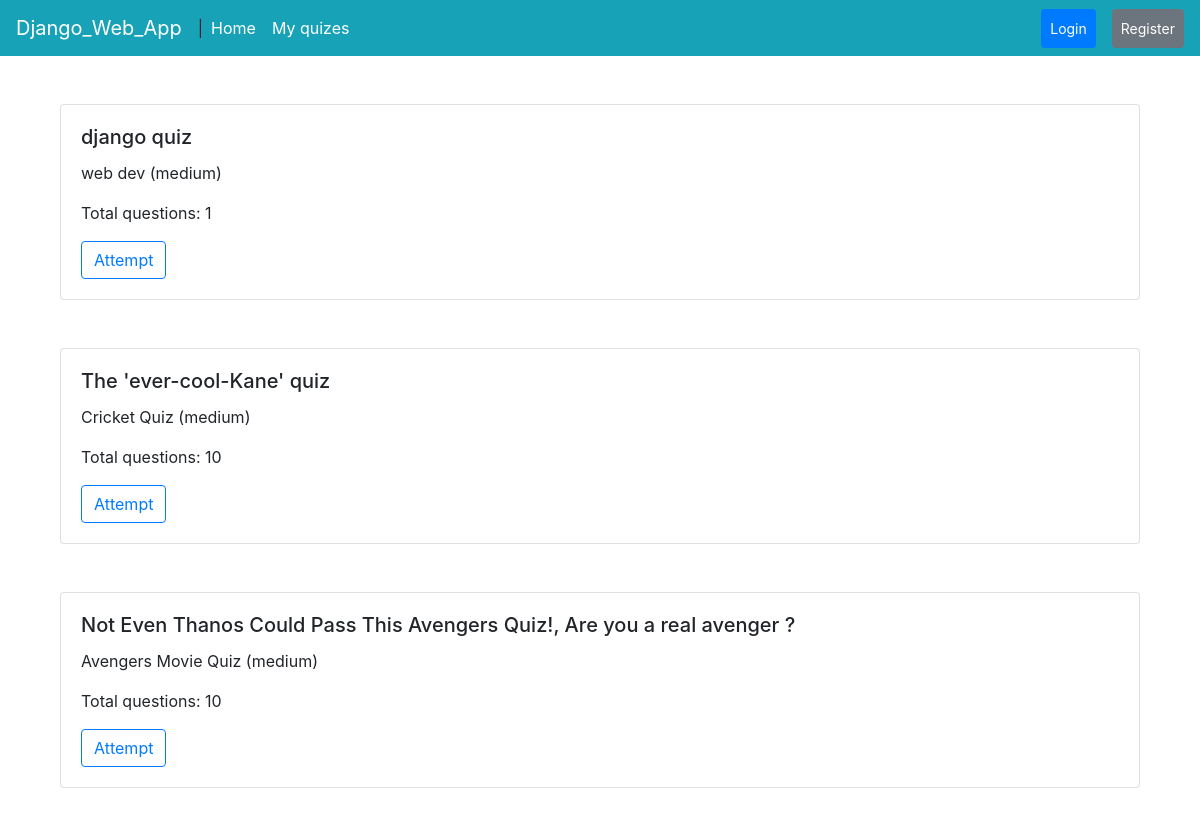
The page / on the database its author committed.
### quiz/models.py (models this page shows, shortened)
class Quiz(models.Model):
	choices={
		('easy', 'easy'),
		('medium', 'medium'),
		('hard', 'hard'),
	}
	title=models.CharField(max_length=100)
	topic=models.CharField(max_length=100)
	date_created=models.DateTimeField(auto_now=True)
	user=models.ForeignKey(User, on_delete=models.CASCADE)
	time=models.IntegerField(help_text='duration of the quiz in mins')
	required_score_to_pass=models.IntegerField(help_text='required score to pass.')
	difficulty=models.CharField(max_length=6, choices=choices)
	def get_question_count(self):
		count = len(self.question_set.all())
		return count
	class Meta:
		verbose_name_plural='quizes'

class Question(models.Model):
	text=models.TextField()
	quiz=models.ForeignKey(Quiz, on_delete=models.CASCADE)

### quiz/views.py (the view)
# urls.py: path('', views.QuizListView.as_view(), name='quiz-home'),
class QuizListView(ListView):
	model = Quiz
	template_name = 'quiz/home.html'
	context_object_name='quizes'
	ordering = ['-date_created']
	paginate_by = 10

### quiz/templates/quiz/home.html
{% extends 'quiz/base.html' %}
{% load crispy_forms_tags %}
{% block content %}
	<div class="container">
		{% for quiz in quizes %}
			<div class="card mt-5 mb-5">
			  <div class="card-body">
			    <h5 class="card-title">{{ quiz.title }}</h5>
			    <p class="card-text">{{ quiz.topic }} ({{ quiz.difficulty }})</p>
			    <p class="card-text">Total questions: {{ quiz.get_question_count }}</p>
			    <a href="{% url 'quiz_attempt' quiz.id %}" class="btn btn-outline-primary">Attempt</a>
			  </div>
			</div>
		{% endfor %}
	</div>
{% endblock content %}

### quiz/templates/quiz/base.html (shortened to what this page needs)
<!doctype html>
<html lang="en">
  <head>
    <link rel="stylesheet" href="https://maxcdn.bootstrapcdn.com/bootstrap/4.0.0/css/bootstrap.min.css">
  </head>
  <body>
      <nav class="navbar navbar-expand-lg navbar-dark bg-info ml-auto mr-auto">
        <a class="navbar-brand" href="#">Django_Web_App</a>
        <span class="nav-item mr-auto ml-auto">|</span>
        <div class="collapse navbar-collapse" id="navbarSupportedContent">
          <ul class="navbar-nav mr-auto">
            <li class="nav-item active">
              <a class="nav-link" href="{% url 'quiz-home' %}">Home <span class="sr-only">(current)</span></a>
            </li>
            <li class="nav-item active">
              <a class="nav-link" href="{% url 'user_quizes' %}">My quizes</a>
            </li>
          </ul>
          <div class="navbar-nav">
              {% if user.is_authenticated %}
                  <a class="btn btn-outline-secondary btn-sm active nav-item nav-link" href="{% url 'quiz_create' %}">create quiz</a>
                  <a class="btn btn-outline-primary btn-sm active nav-item nav-link ml-3" href="{% url 'users_logout' %}">Logout</a>
              {% else %}
                  <a class="btn btn-outline-primary btn-sm active nav-item nav-link" href="{% url 'users_login' %}">Login</a>
                  <a class="btn btn-outline-secondary btn-sm active nav-item nav-link ml-3" href="{% url 'users_register' %}">Register</a>
              {% endif %}
          </div>
        </div>
      </nav>
        <div class="container">
          {% block content %}
          {% endblock content %}
        </div>
  </body>
</html>

### rows shown on the page
Quiz: title "django quiz", topic "web dev", difficulty "medium", get_question_count "1"
Quiz: title "The 'ever-cool-Kane' quiz", topic "Cricket Quiz", difficulty "medium", get_question_count "10"
Quiz: title "Not Even Thanos Could Pass This Avengers Quiz!, Are you a real avenger ?", topic "Avengers Movie Quiz", difficulty "medium", get_question_count "10"
